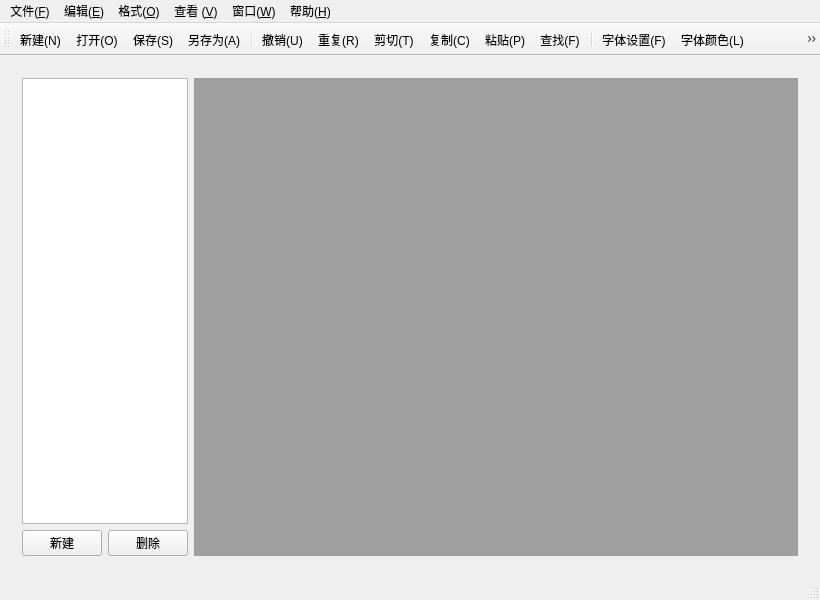
<?xml version="1.0" encoding="UTF-8"?>
<ui version="4.0">
 <class>TextEdit</class>
 <widget class="QMainWindow" name="TextEdit">
  <property name="geometry">
   <rect>
    <x>0</x>
    <y>0</y>
    <width>820</width>
    <height>600</height>
   </rect>
  </property>
  <property name="acceptDrops">
   <bool>true</bool>
  </property>
  <property name="windowTitle">
   <string>TextEdit</string>
  </property>
  <widget class="QWidget" name="centralWidget">
   <layout class="QHBoxLayout" name="horizontalLayout">
    <item>
     <widget class="QWidget" name="widget" native="true">
      <layout class="QHBoxLayout" name="horizontalLayout_2" stretch="1,4">
       <item>
        <layout class="QVBoxLayout" name="verticalLayout">
         <item>
          <widget class="QListWidget" name="listWidget"/>
         </item>
         <item>
          <layout class="QGridLayout" name="gridLayout">
           <item row="0" column="0">
            <widget class="QPushButton" name="newBtn">
             <property name="text">
              <string>新建</string>
             </property>
            </widget>
           </item>
           <item row="0" column="1">
            <widget class="QPushButton" name="removeBtn">
             <property name="text">
              <string>删除</string>
             </property>
            </widget>
           </item>
          </layout>
         </item>
        </layout>
       </item>
       <item>
        <widget class="QMdiArea" name="mdiArea"/>
       </item>
      </layout>
     </widget>
    </item>
   </layout>
  </widget>
  <widget class="QMenuBar" name="menuBar">
   <property name="geometry">
    <rect>
     <x>0</x>
     <y>0</y>
     <width>820</width>
     <height>23</height>
    </rect>
   </property>
   <widget class="QMenu" name="menu_F">
    <property name="title">
     <string>文件(&amp;F)</string>
    </property>
    <widget class="QMenu" name="menu_RecentFile">
     <property name="title">
      <string>最近打开(&amp;R)</string>
     </property>
    </widget>
    <addaction name="action_New"/>
    <addaction name="action_Open"/>
    <addaction name="action_Save"/>
    <addaction name="action_Asave"/>
    <addaction name="separator"/>
    <addaction name="action_Print"/>
    <addaction name="action_PrintPreview"/>
    <addaction name="action_PDF"/>
    <addaction name="separator"/>
    <addaction name="menu_RecentFile"/>
    <addaction name="separator"/>
    <addaction name="action_Quit"/>
   </widget>
   <widget class="QMenu" name="menu_E">
    <property name="title">
     <string>编辑(&amp;E)</string>
    </property>
    <addaction name="action_Undo"/>
    <addaction name="action_Redo"/>
    <addaction name="separator"/>
    <addaction name="action_Cut"/>
    <addaction name="action_Copy"/>
    <addaction name="action_Paste"/>
    <addaction name="action_Del"/>
    <addaction name="separator"/>
    <addaction name="action_AllSelect"/>
    <addaction name="action_Clear"/>
    <addaction name="separator"/>
    <addaction name="action_Find"/>
    <addaction name="action_Replace"/>
   </widget>
   <widget class="QMenu" name="menu_O">
    <property name="title">
     <string>格式(&amp;O)</string>
    </property>
    <addaction name="action_Switch"/>
    <addaction name="separator"/>
    <addaction name="action_Font"/>
    <addaction name="action_FontColor"/>
   </widget>
   <widget class="QMenu" name="menu_V">
    <property name="title">
     <string>查看 (&amp;V)</string>
    </property>
    <addaction name="action_ToobarShow"/>
    <addaction name="action_StatusBarShow"/>
    <addaction name="separator"/>
    <addaction name="action_HighLightShow"/>
    <addaction name="separator"/>
    <addaction name="action_zoomIn"/>
    <addaction name="action_zoomOut"/>
   </widget>
   <widget class="QMenu" name="menu_H">
    <property name="title">
     <string>帮助(&amp;H)</string>
    </property>
    <addaction name="action_About"/>
    <addaction name="action_AboutQt"/>
   </widget>
   <widget class="QMenu" name="menu_W">
    <property name="title">
     <string>窗口(&amp;W)</string>
    </property>
    <widget class="QMenu" name="menu_ViewMode">
     <property name="title">
      <string>视图模式(&amp;V)</string>
     </property>
    </widget>
    <widget class="QMenu" name="menu_SelectW">
     <property name="title">
      <string>选择窗口(&amp;S)</string>
     </property>
    </widget>
    <addaction name="menu_ViewMode"/>
    <addaction name="separator"/>
    <addaction name="action_Tile"/>
    <addaction name="action_Cascade"/>
    <addaction name="separator"/>
    <addaction name="action_NextW"/>
    <addaction name="action_PreviousW"/>
    <addaction name="separator"/>
    <addaction name="action_Close"/>
    <addaction name="action_AllClose"/>
    <addaction name="separator"/>
    <addaction name="menu_SelectW"/>
   </widget>
   <addaction name="menu_F"/>
   <addaction name="menu_E"/>
   <addaction name="menu_O"/>
   <addaction name="menu_V"/>
   <addaction name="menu_W"/>
   <addaction name="menu_H"/>
  </widget>
  <widget class="QToolBar" name="mainToolBar">
   <attribute name="toolBarArea">
    <enum>TopToolBarArea</enum>
   </attribute>
   <attribute name="toolBarBreak">
    <bool>false</bool>
   </attribute>
   <addaction name="action_New"/>
   <addaction name="action_Open"/>
   <addaction name="action_Save"/>
   <addaction name="action_Asave"/>
   <addaction name="separator"/>
   <addaction name="action_Undo"/>
   <addaction name="action_Redo"/>
   <addaction name="action_Cut"/>
   <addaction name="action_Copy"/>
   <addaction name="action_Paste"/>
   <addaction name="action_Find"/>
   <addaction name="separator"/>
   <addaction name="action_Font"/>
   <addaction name="action_FontColor"/>
   <addaction name="action_Print"/>
   <addaction name="action_PDF"/>
  </widget>
  <widget class="QStatusBar" name="statusBar"/>
  <action name="action_New">
   <property name="icon">
    <iconset resource="resources.qrc">
     <normaloff>:/images/new.png</normaloff>:/images/new.png</iconset>
   </property>
   <property name="text">
    <string>新建(&amp;N)</string>
   </property>
   <property name="shortcut">
    <string>Ctrl+N</string>
   </property>
  </action>
  <action name="action_Open">
   <property name="icon">
    <iconset resource="resources.qrc">
     <normaloff>:/images/open.png</normaloff>:/images/open.png</iconset>
   </property>
   <property name="text">
    <string>打开(&amp;O)</string>
   </property>
   <property name="shortcut">
    <string>Ctrl+O</string>
   </property>
  </action>
  <action name="action_Save">
   <property name="icon">
    <iconset resource="resources.qrc">
     <normaloff>:/images/save.png</normaloff>:/images/save.png</iconset>
   </property>
   <property name="text">
    <string>保存(&amp;S)</string>
   </property>
   <property name="shortcut">
    <string>Ctrl+S</string>
   </property>
  </action>
  <action name="action_Asave">
   <property name="icon">
    <iconset resource="resources.qrc">
     <normaloff>:/images/asave.png</normaloff>:/images/asave.png</iconset>
   </property>
   <property name="text">
    <string>另存为(&amp;A)</string>
   </property>
   <property name="shortcut">
    <string>Ctrl+A</string>
   </property>
  </action>
  <action name="action_Print">
   <property name="icon">
    <iconset resource="resources.qrc">
     <normaloff>:/images/fileprint.png</normaloff>:/images/fileprint.png</iconset>
   </property>
   <property name="text">
    <string>打印(&amp;P)</string>
   </property>
   <property name="shortcut">
    <string>Ctrl+P</string>
   </property>
  </action>
  <action name="action_PrintPreview">
   <property name="icon">
    <iconset resource="resources.qrc">
     <normaloff>:/images/fileprint.png</normaloff>:/images/fileprint.png</iconset>
   </property>
   <property name="text">
    <string>打印预览</string>
   </property>
  </action>
  <action name="action_PDF">
   <property name="icon">
    <iconset resource="resources.qrc">
     <normaloff>:/images/exportpdf.png</normaloff>:/images/exportpdf.png</iconset>
   </property>
   <property name="text">
    <string>输出PDF文档</string>
   </property>
   <property name="iconVisibleInMenu">
    <bool>true</bool>
   </property>
  </action>
  <action name="action_Quit">
   <property name="icon">
    <iconset resource="resources.qrc">
     <normaloff>:/images/quit.png</normaloff>:/images/quit.png</iconset>
   </property>
   <property name="text">
    <string>退出(&amp;Q)</string>
   </property>
   <property name="shortcut">
    <string>Ctrl+Q</string>
   </property>
  </action>
  <action name="action_Undo">
   <property name="icon">
    <iconset resource="resources.qrc">
     <normaloff>:/images/undo.png</normaloff>:/images/undo.png</iconset>
   </property>
   <property name="text">
    <string>撤销(&amp;U)</string>
   </property>
   <property name="shortcut">
    <string>Ctrl+Z</string>
   </property>
  </action>
  <action name="action_Redo">
   <property name="icon">
    <iconset resource="resources.qrc">
     <normaloff>:/images/redo.png</normaloff>:/images/redo.png</iconset>
   </property>
   <property name="text">
    <string>重复(&amp;R)</string>
   </property>
   <property name="shortcut">
    <string>Ctrl+Y</string>
   </property>
  </action>
  <action name="action_Cut">
   <property name="icon">
    <iconset resource="resources.qrc">
     <normaloff>:/images/cut.png</normaloff>:/images/cut.png</iconset>
   </property>
   <property name="text">
    <string>剪切(&amp;T)</string>
   </property>
   <property name="shortcut">
    <string>Ctrl+X</string>
   </property>
  </action>
  <action name="action_Copy">
   <property name="icon">
    <iconset resource="resources.qrc">
     <normaloff>:/images/copy.png</normaloff>:/images/copy.png</iconset>
   </property>
   <property name="text">
    <string>复制(&amp;C)</string>
   </property>
   <property name="shortcut">
    <string>Ctrl+C</string>
   </property>
  </action>
  <action name="action_Paste">
   <property name="icon">
    <iconset resource="resources.qrc">
     <normaloff>:/images/paste.png</normaloff>:/images/paste.png</iconset>
   </property>
   <property name="text">
    <string>粘贴(&amp;P)</string>
   </property>
   <property name="shortcut">
    <string>Ctrl+V</string>
   </property>
  </action>
  <action name="action_Del">
   <property name="icon">
    <iconset resource="resources.qrc">
     <normaloff>:/images/stock_delete.png</normaloff>:/images/stock_delete.png</iconset>
   </property>
   <property name="text">
    <string>删除(&amp;D)</string>
   </property>
   <property name="shortcut">
    <string>Del</string>
   </property>
  </action>
  <action name="action_AllSelect">
   <property name="icon">
    <iconset resource="resources.qrc">
     <normaloff>:/images/edit-select-all.png</normaloff>:/images/edit-select-all.png</iconset>
   </property>
   <property name="text">
    <string>全选(&amp;A)</string>
   </property>
   <property name="shortcut">
    <string>Ctrl+A</string>
   </property>
  </action>
  <action name="action_Clear">
   <property name="icon">
    <iconset resource="resources.qrc">
     <normaloff>:/images/editclear.png</normaloff>:/images/editclear.png</iconset>
   </property>
   <property name="text">
    <string>清空(&amp;L)</string>
   </property>
   <property name="shortcut">
    <string>Ctrl+D</string>
   </property>
  </action>
  <action name="action_Find">
   <property name="icon">
    <iconset resource="resources.qrc">
     <normaloff>:/images/find.png</normaloff>:/images/find.png</iconset>
   </property>
   <property name="text">
    <string>查找(&amp;F)</string>
   </property>
   <property name="shortcut">
    <string>Ctrl+F</string>
   </property>
  </action>
  <action name="action_Replace">
   <property name="text">
    <string>替换(&amp;R)</string>
   </property>
  </action>
  <action name="action_Switch">
   <property name="checkable">
    <bool>true</bool>
   </property>
   <property name="checked">
    <bool>true</bool>
   </property>
   <property name="text">
    <string>自动换行(&amp;W)</string>
   </property>
  </action>
  <action name="action_Font">
   <property name="icon">
    <iconset resource="resources.qrc">
     <normaloff>:/images/font.png</normaloff>:/images/font.png</iconset>
   </property>
   <property name="text">
    <string>字体设置(F)</string>
   </property>
  </action>
  <action name="action_FontColor">
   <property name="icon">
    <iconset resource="resources.qrc">
     <normaloff>:/images/textcolor.png</normaloff>:/images/textcolor.png</iconset>
   </property>
   <property name="text">
    <string>字体颜色(&amp;L)</string>
   </property>
  </action>
  <action name="action_ToobarShow">
   <property name="checkable">
    <bool>true</bool>
   </property>
   <property name="checked">
    <bool>true</bool>
   </property>
   <property name="text">
    <string>工具栏(T)</string>
   </property>
  </action>
  <action name="action_StatusBarShow">
   <property name="checkable">
    <bool>true</bool>
   </property>
   <property name="checked">
    <bool>true</bool>
   </property>
   <property name="text">
    <string>状态栏(&amp;S)</string>
   </property>
  </action>
  <action name="action_HighLightShow">
   <property name="checkable">
    <bool>true</bool>
   </property>
   <property name="checked">
    <bool>false</bool>
   </property>
   <property name="text">
    <string>高亮显示(&amp;H)</string>
   </property>
  </action>
  <action name="action_Tile">
   <property name="text">
    <string>平铺(&amp;T)</string>
   </property>
  </action>
  <action name="action_Cascade">
   <property name="text">
    <string>层叠(&amp;C)</string>
   </property>
  </action>
  <action name="action_NextW">
   <property name="text">
    <string>下一窗口(&amp;N)</string>
   </property>
  </action>
  <action name="action_PreviousW">
   <property name="text">
    <string>前一窗口(&amp;P)</string>
   </property>
  </action>
  <action name="action_Close">
   <property name="text">
    <string>关闭当前(&amp;C)</string>
   </property>
  </action>
  <action name="action_AllClose">
   <property name="text">
    <string>关闭所有(&amp;A)</string>
   </property>
  </action>
  <action name="action_About">
   <property name="text">
    <string>关于(&amp;A)</string>
   </property>
  </action>
  <action name="action_AboutQt">
   <property name="icon">
    <iconset resource="resources.qrc">
     <normaloff>:/images/qt.png</normaloff>:/images/qt.png</iconset>
   </property>
   <property name="text">
    <string>关于Qt(&amp;Q)</string>
   </property>
  </action>
  <action name="action_zoomIn">
   <property name="icon">
    <iconset resource="resources.qrc">
     <normaloff>:/images/zoom-in.png</normaloff>:/images/zoom-in.png</iconset>
   </property>
   <property name="text">
    <string>放大(&amp;I)</string>
   </property>
   <property name="shortcut">
    <string>Ctrl+Up</string>
   </property>
  </action>
  <action name="action_zoomOut">
   <property name="icon">
    <iconset resource="resources.qrc">
     <normaloff>:/images/zoom-out.png</normaloff>:/images/zoom-out.png</iconset>
   </property>
   <property name="text">
    <string>缩小(&amp;O)</string>
   </property>
   <property name="shortcut">
    <string>Ctrl+Down</string>
   </property>
  </action>
 </widget>
 <layoutdefault spacing="6" margin="11"/>
 <resources>
  <include location="resources.qrc"/>
 </resources>
 <connections/>
</ui>
